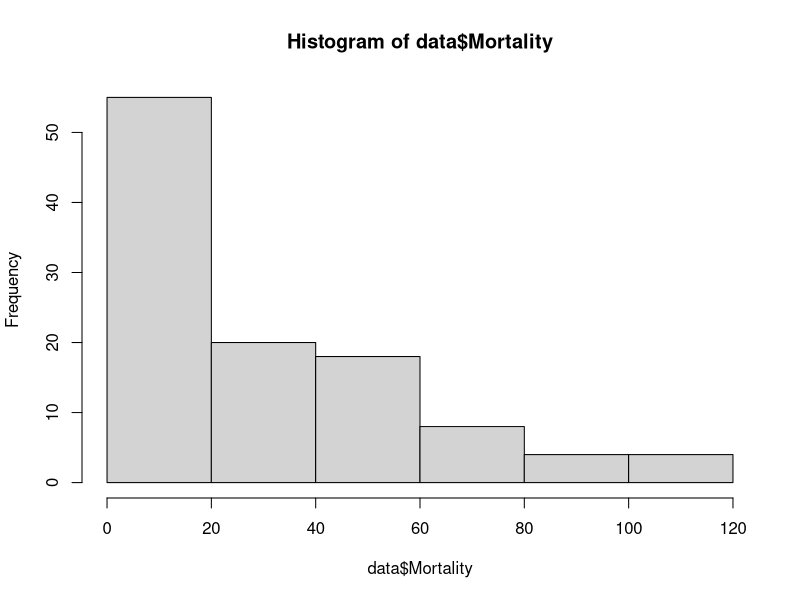
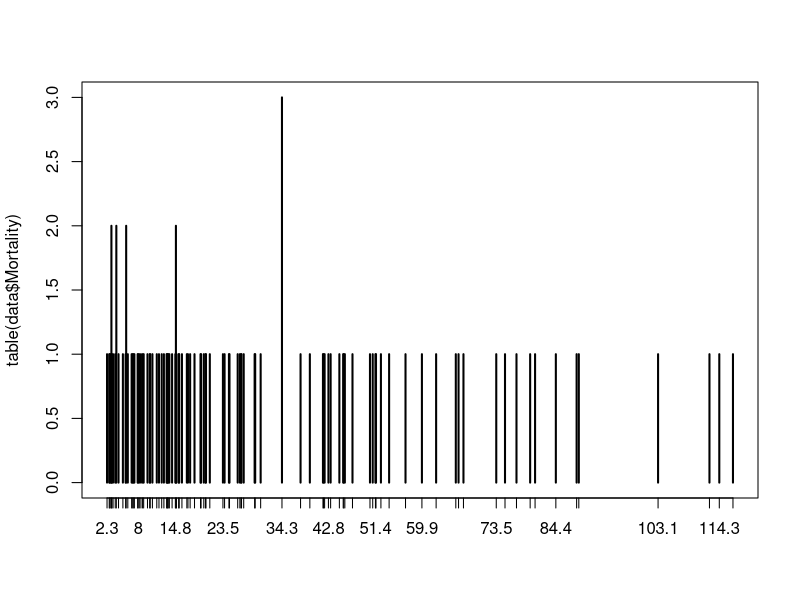
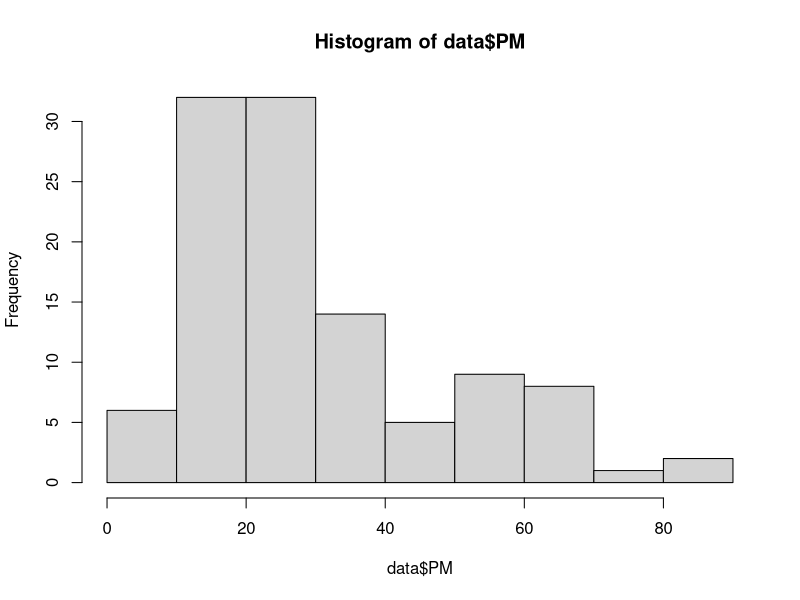
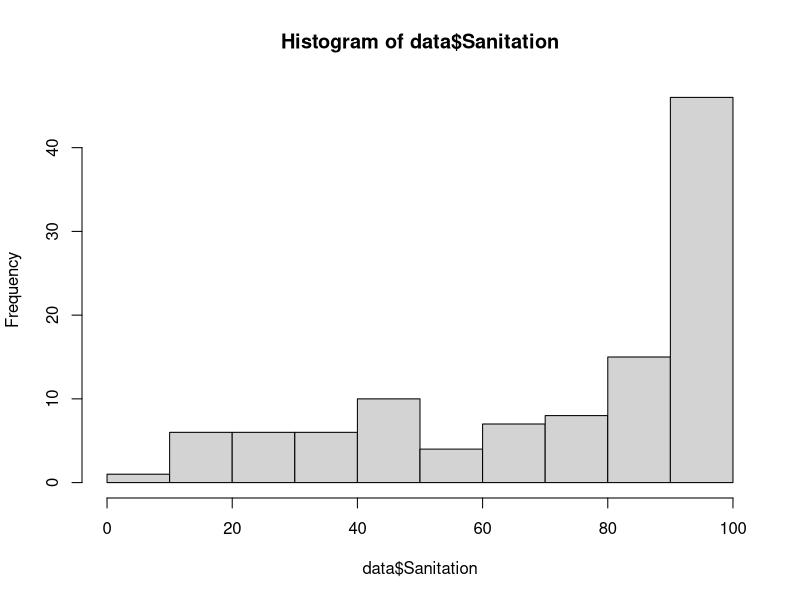
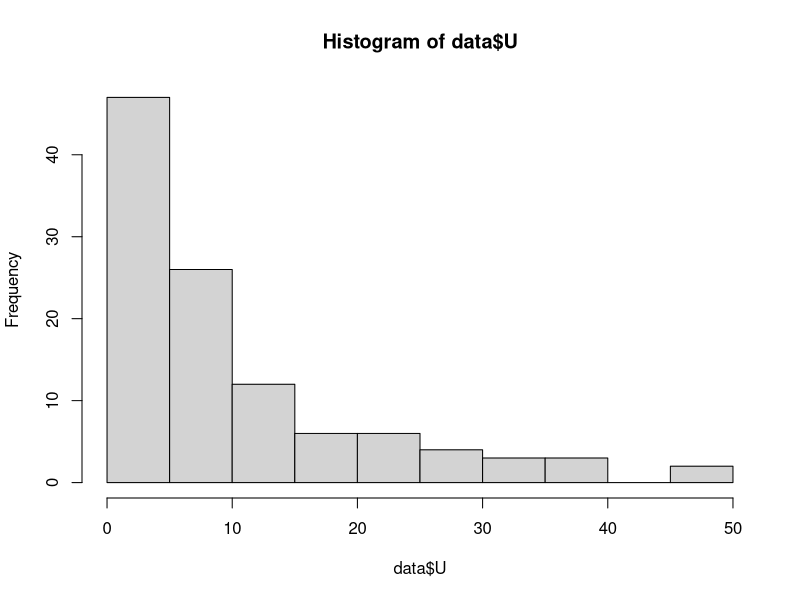
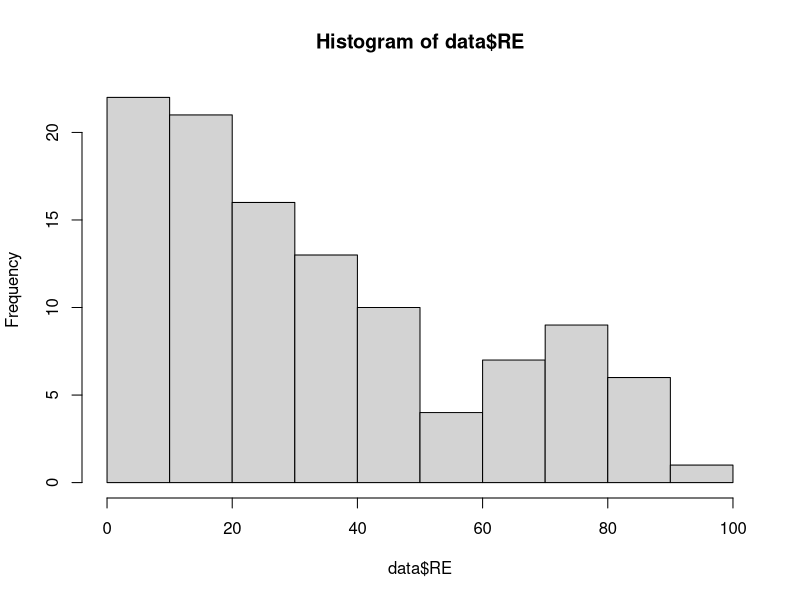
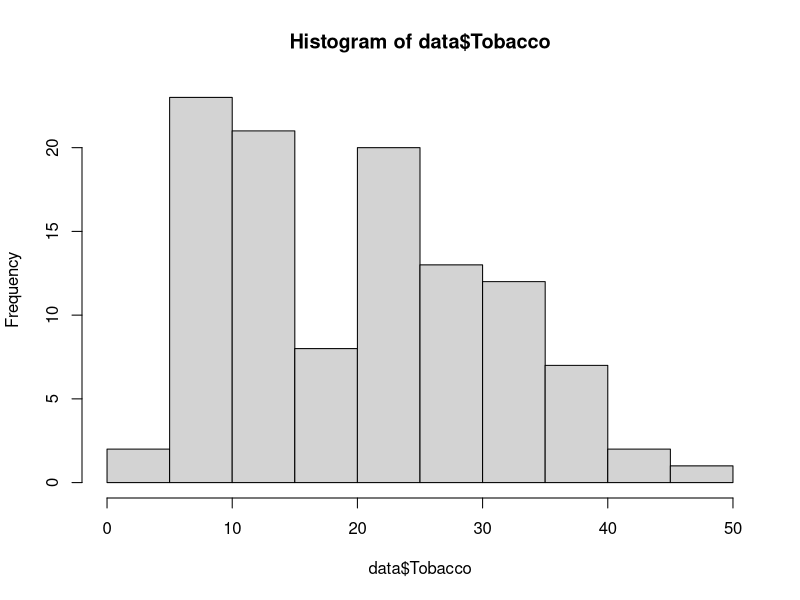
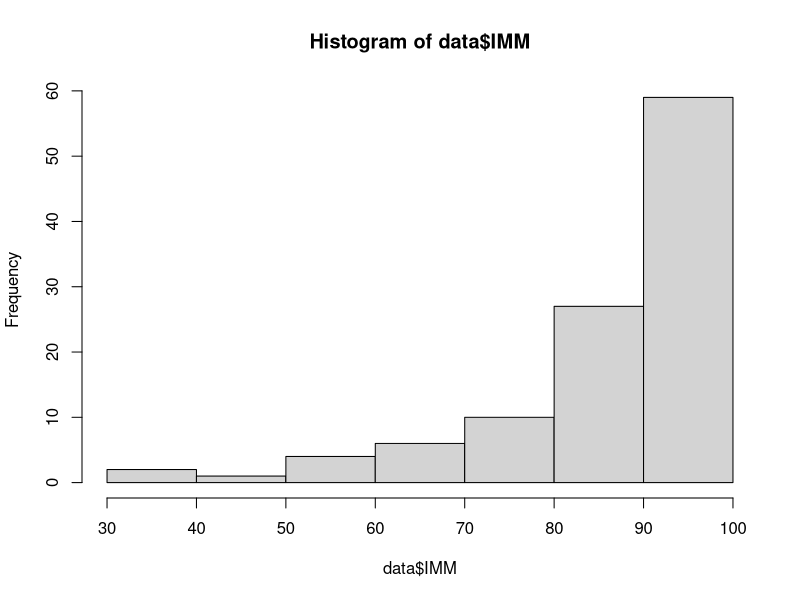

These charts were generated, in order, by the following R code:
## ---- chunk 1
# Install Library
library(readr)

# Ordinal regression packages
library(VGAM)

# Install and load the "MASS" package if not already installed
if (!require("MASS")) {
  install.packages("MASS")
  library("MASS")
}

## ---- chunk 2
# Load data
data <- read_csv("final_bst210_project_data.csv")
## ---- chunk 3
# Data summaries
# Outcome
#par(mfrow=c(1,2))
hist(data$Mortality)
plot(table(data$Mortality))
table(data$Mortality)

# Explanatory variables
#par(mfrow=c(3,3))
hist(data$PM)
hist(data$Sanitation)
hist(data$U)
hist(data$RE)
hist(data$Tobacco)
hist(data$IMM)
## ---- chunk 4
# Ordinal Regression #
######################
# NOTE:
# We will get the negative of the coefficients and same "intercept" as in Stata
# if we set reverse = FALSE(default), because when reverse = FALSE, 
# the model is P(Y<=j)/P(Y>j) = aj + b1X1 + ... + bpXp;
# when reverse = TRUE, the model is P(Y>=j)/P(Y<j) = aj + b1X1 + ... + bpXp
# Stata fits the model P(Y<=j)/P(Y>j) = aj - (b1X1 + ... + bpXp) 

mod.ordinal.0 = vglm(Mortality_Ordinal ~ PM,
             cumulative(parallel=TRUE, reverse=FALSE), 
             data=data)
summary(mod.ordinal.0)


mod.ordinal.1 = vglm(Mortality_Ordinal ~ PM + PM_squared,
             cumulative(parallel=TRUE, reverse=FALSE), 
             data=data)
summary(mod.ordinal.1)

# Examining Effect Modifiers
mod.ordinal.2.0 = vglm(Mortality_Ordinal ~ PM + CO2m + PM * CO2m,
             cumulative(parallel=TRUE, reverse=FALSE), 
             data=data)
summary(mod.ordinal.2.0)

mod.ordinal.2.1 = vglm(Mortality_Ordinal ~ PM + CO2m + GDP + GDP * CO2m,
             cumulative(parallel=TRUE, reverse=FALSE), 
             data=data)
summary(mod.ordinal.2.1)



# Examining Confounding
mod.ordinal.3 = vglm(Mortality_Ordinal ~ PM  + Sanitation + U +  
                    + IMM ,
             cumulative(parallel=TRUE, reverse=FALSE), data=data)
summary(mod.ordinal.3)


mod.ordinal.4 = vglm(Mortality_Ordinal ~ PM + Tobacco+ Sanitation + IMM + RE + CO2 + GDP,
             cumulative(parallel=TRUE, reverse=FALSE), data=data)
summary(mod.ordinal.4)

## ---- chunk 5
# Fitting a generalized ordinal model (without the proportional odds assumption)
mod.gen.ordinal.0<- vglm(Mortality_Ordinal ~ PM, 
                         cumulative(parallel=FALSE, reverse=T), 
                         data=data)
summary(mod.gen.ordinal.0)


mod.gen.ordinal.1<- vglm(Mortality_Ordinal ~ PM + PM_squared, 
                         cumulative(parallel=FALSE, reverse=T), 
                         data=data)
summary(mod.gen.ordinal.1)


# Examining Effect Modifiers
mod.gen.ordinal.2.0<- vglm(Mortality_Ordinal ~ PM + 
                             CO2m + PM * CO2m, 
                         cumulative(parallel=FALSE, reverse=T), 
                         data=data)
summary(mod.gen.ordinal.2.0)

mod.gen.ordinal.2.1<- vglm(Mortality_Ordinal ~ PM + CO2m + 
                             GDP + GDP * CO2m, 
                         cumulative(parallel=FALSE, reverse=T), 
                         data=data)
summary(mod.gen.ordinal.2.1)


# Examining Confounding
mod.gen.ordinal.3<- vglm(Mortality_Ordinal ~ PM  + Sanitation + U +  
                    + IMM, cumulative(parallel=FALSE, reverse=T), 
                    data=data)
summary(mod.gen.ordinal.3)

mod.gen.ordinal.4<- vglm(Mortality_Ordinal ~ PM + 
                           Tobacco + Sanitation + 
                           IMM + RE + CO2, 
                         cumulative(parallel=FALSE, reverse=T), 
                         data=data)
summary(mod.gen.ordinal.4)


# Conducting the likelihood ratio test
pchisq(deviance(mod.gen.ordinal.4) - 
         deviance(mod.gen.ordinal.3), 
       df=df.residual(mod.gen.ordinal.4)-
         df.residual(mod.gen.ordinal.3), lower.tail=F)

## ---- chunk 6
mean(data$Mortality)

## ---- chunk 7
var(data$Mortality)

## ---- chunk 8
# Dispersion parameter (= residual deviance/df)
qpois <- glm(Mortality ~ PM, data=data, family = quasipoisson)
summary(qpois)$dispersion
## ---- chunk 9
# Dispersion parameter (= residual deviance/df)
mod.poisson.0 <- glm(Mortality ~ PM + PM_squared, data=data, family=poisson())
#summary(mod.poisson.0)
deviance(mod.poisson.0)/mod.poisson.0$df.residual
#mod.poisson.0$df.residual



# Examining Confounding
mod.poisson.1 <- glm(Mortality ~ PM + PM_squared + Sanitation + U  + RE + RE_Squared  
                    + IMM + IMM_Squared, data=data, family=poisson())
#summary(mod.poisson.1)
deviance(mod.poisson.1)/mod.poisson.1$df.residual
#mod.poisson.1$df.residual



mod.poisson.2 <- glm(Mortality ~ PM  + Sanitation + U  + RE + RE_Squared  
                    + IMM + IMM_Squared + CO2, data=data, family=poisson())
#summary(mod.poisson.2)

deviance(mod.poisson.2)/mod.poisson.2$df.residual
#mod.poisson.2$df.residual



mod.poisson.3 <- glm(Mortality ~ PM  + Sanitation + U + Tobacco + Tobacco_Squared + RE + RE_Squared + IMM + IMM_Squared + CO2, data=data, family=poisson())
summary(mod.poisson.3)

deviance(mod.poisson.3)/mod.poisson.3$df.residual
#mod.poisson.3$df.residual


# Examining Effect modifiers


## ---- chunk 10
# Fit a Negative Binomial regression model
mod.nb.0.0 <- glm.nb(
  formula = Mortality ~ PM ,
  data = data
)
summary(mod.nb.0.0)

mod.nb.0.1 <- glm.nb(
  formula = Mortality ~ PM + PM_squared,
  data = data
)
summary(mod.nb.0.1)

# Examining Effect Modifiers
mod.nb.0.2 <- glm.nb(formula = Mortality ~ PM + PM_squared + CO2m + PM * CO2m + PM_squared * CO2m, 
  data = data)
summary(mod.nb.0.2)


mod.gen.ordinal.0.3<- vglm(Mortality_Ordinal ~ PM + PM_squared + GDP + CO2m + GDP * CO2m, 
                         cumulative(parallel=FALSE, reverse=T), data=data)
summary(mod.gen.ordinal.0.3)

mod.gen.ordinal.0.4<- vglm(Mortality_Ordinal ~ PM + CO2m + GDP + GDP * CO2m, 
                         cumulative(parallel=FALSE, reverse=T), data=data)
summary(mod.gen.ordinal.0.4)



# Examining Confounding
mod.nb1 <- glm.nb(
  formula = Mortality ~ PM + PM_squared + Sanitation + U  + RE + RE_Squared  + IMM + IMM_Squared,
  data = data
)
summary(mod.nb1)


mod.nb2 <- glm.nb(
  formula = Mortality ~ PM  + Sanitation + U  + RE + RE_Squared  + IMM + IMM_Squared + CO2,
  data = data
)
summary(mod.nb2)


mod.nb3 <- glm.nb(
  formula = Mortality ~ PM  + Sanitation + U + Tobacco + Tobacco_Squared + RE + RE_Squared + IMM + IMM_Squared + GDP,
  data = data
)
summary(mod.nb3)


mod.nb4 <- glm.nb(
  formula = Mortality ~ PM + Sanitation + IMM + IMM_Squared + GDP ,
  data = data
)
summary(mod.nb4) 

## ---- chunk 11
# Perform a likelihood ratio test
lr_test <- anova(mod.nb3, mod.nb4, test = "Chisq")
print(lr_test)
